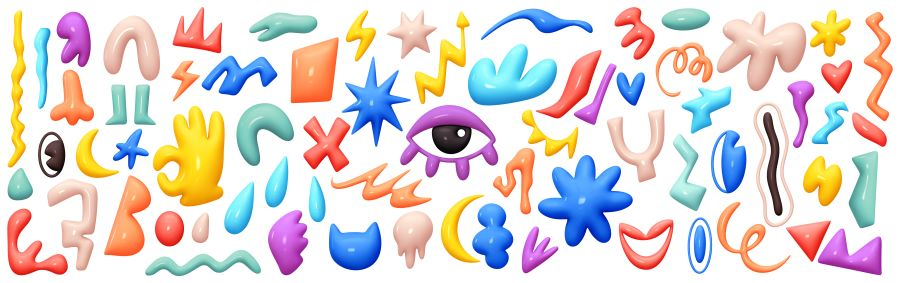
#> input picture Exercices/Data/image_05.jpg, 900 x 283 px, found by its file name
$ python 02_09_redimensionner_une_image.py
#> lines starting #> are read from the running program, lines starting #| are printed output that depends on the picture
import numpy as np
import cv2

img = cv2.imread("..\\..\\Data\\image_05.jpg",1)
#> img is the input picture: shape (283, 900, 3); mean B, G, R 212.7, 214.7, 223.2


img_half = cv2.resize(img, (0,0), fx=0.5, fy=0.5)
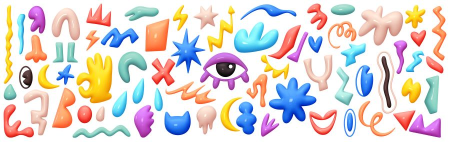
#> img_half: shape (142, 450, 3); mean B, G, R 212.9, 214.9, 223.5
h,w,c = img.shape
#> h = 283; w = 900; c = 3
img_stretch = cv2.resize(img, (w, 3 * h))
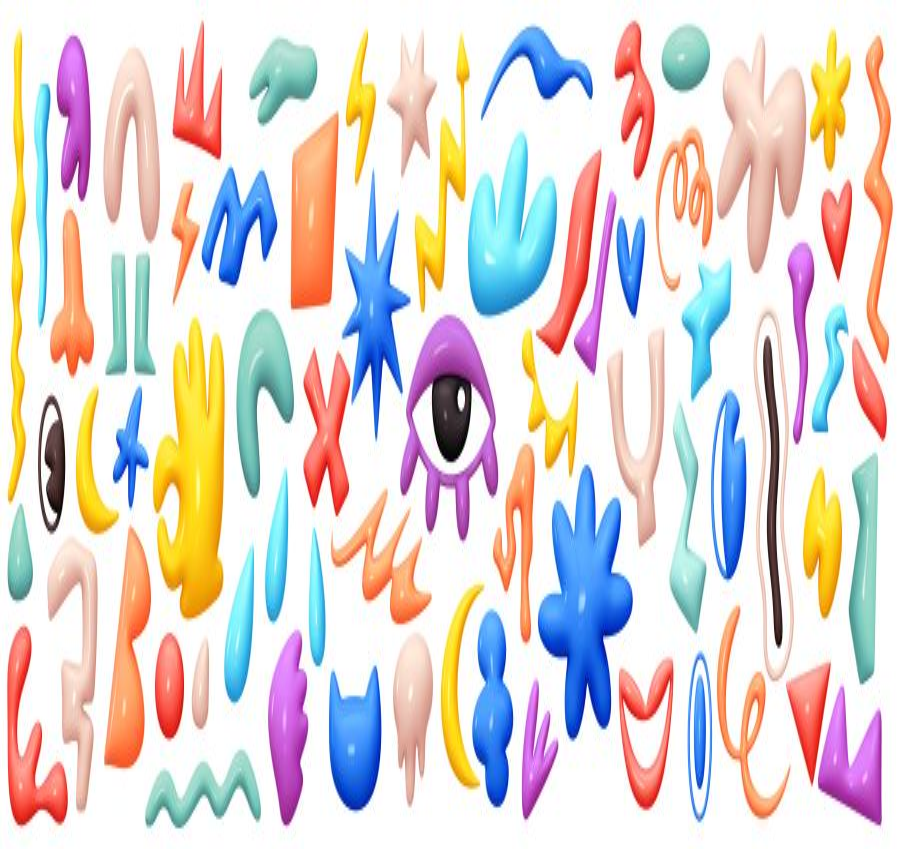
#> img_stretch: shape (849, 900, 3); mean B, G, R 212.6, 214.6, 223.2

cv2.imshow("Image",img)
cv2.imshow("Half",img_half)
cv2.imshow("Stretch",img_stretch)


cv2.waitKey(0)
cv2.destroyAllWindows()

$ run again, with Exercices/Data/image_00.jpg copied over Exercices/Data/image_05.jpg
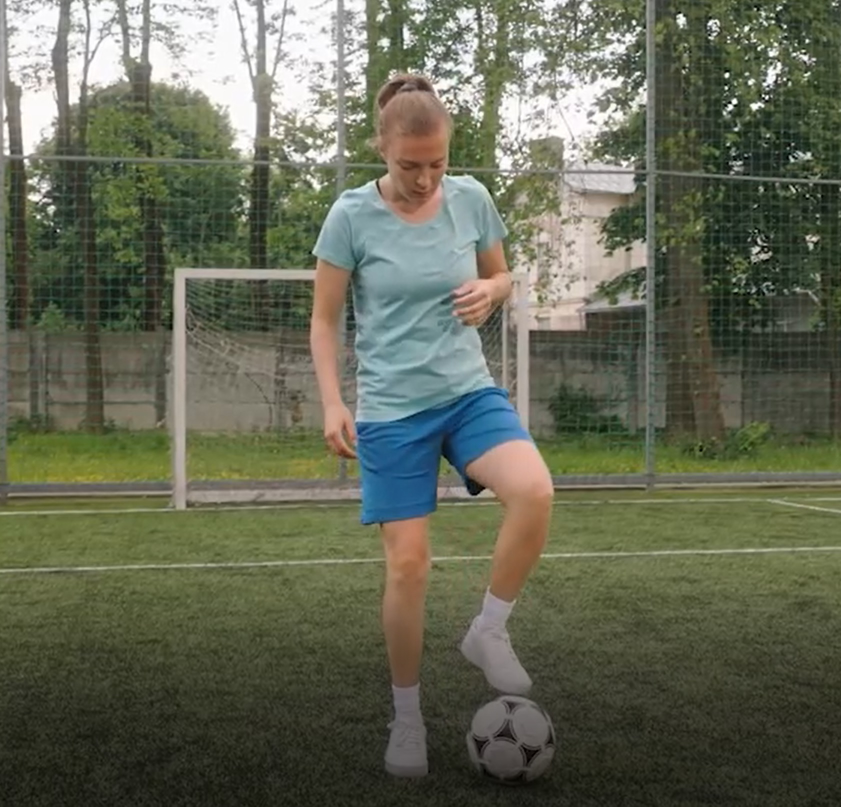
#> input picture Exercices/Data/image_00.jpg, 1682 x 1613 px, found by its file name (shown at 1/2 size)
#> img is the input picture: shape (1613, 1682, 3); mean B, G, R 85.4, 103.7, 100.1
#> `img_half = cv2.resize(img, (0,0), fx=0.5, fy=0.5)`:
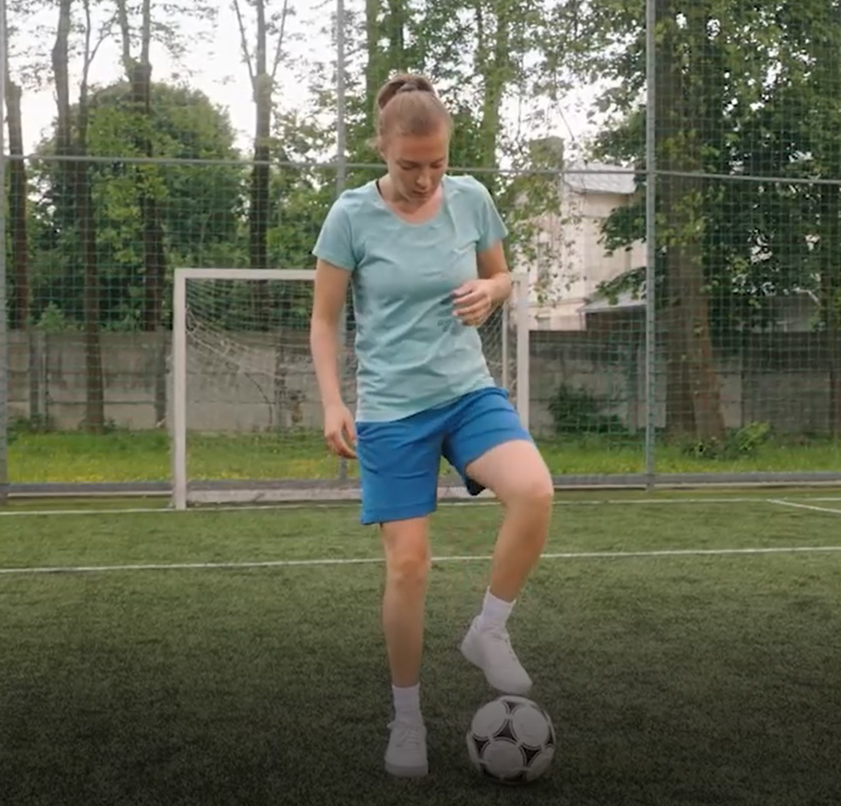
#> img_half: shape (806, 841, 3); mean B, G, R 85.6, 103.9, 100.3
#> `img_stretch = cv2.resize(img, (w, 3 * h))`:
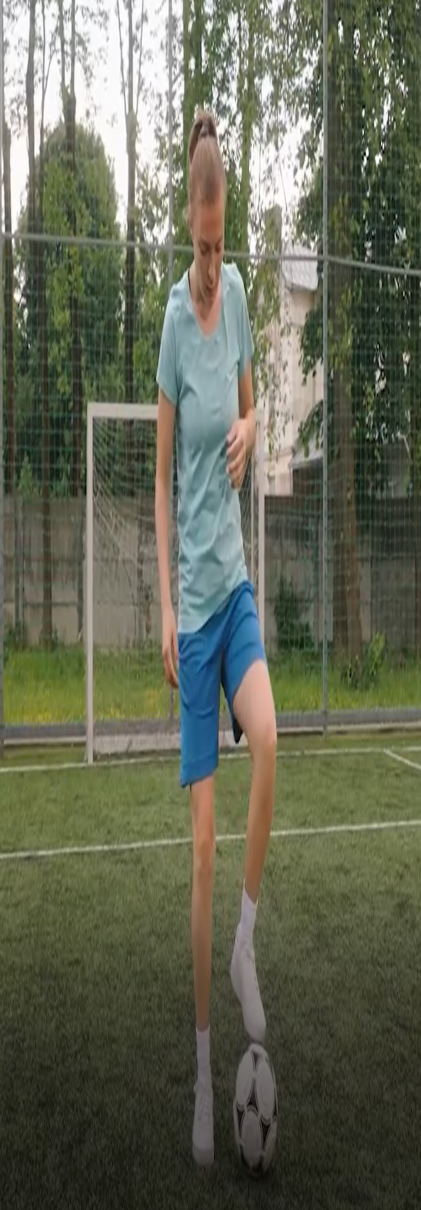
#> img_stretch: shape (4839, 1682, 3) (shown at 1/4 size); mean B, G, R 85.3, 103.7, 100

$ run again, with Exercices/Data/image_01.jpg copied over Exercices/Data/image_05.jpg
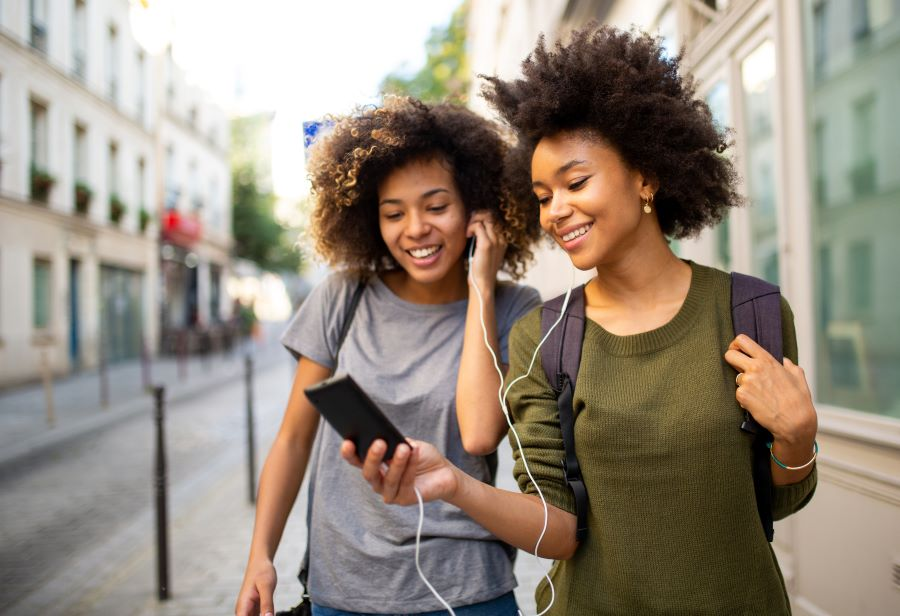
#> input picture Exercices/Data/image_01.jpg, 900 x 616 px, found by its file name
#> img is the input picture: shape (616, 900, 3); mean B, G, R 125.8, 138.9, 149.8
#> `img_stretch = cv2.resize(img, (w, 3 * h))`:
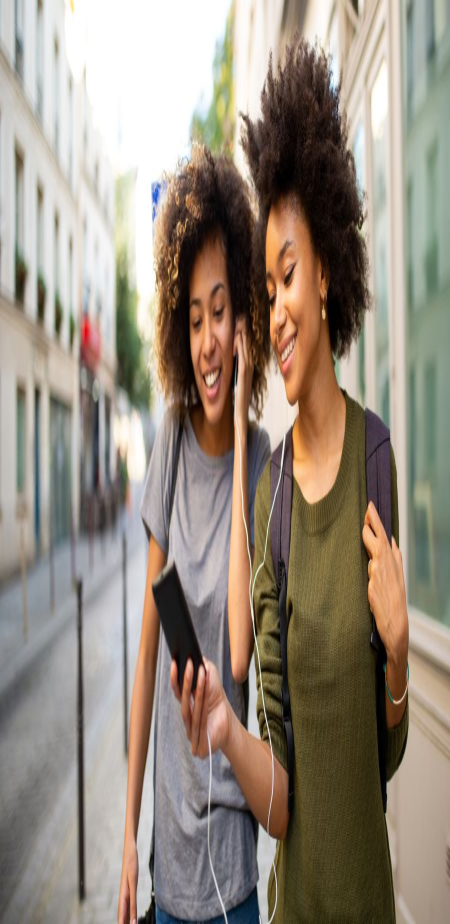
#> img_stretch: shape (1848, 900, 3) (shown at 1/2 size); mean B, G, R 125.7, 138.9, 149.7

$ run again, with Exercices/Data/image_02.jpg copied over Exercices/Data/image_05.jpg
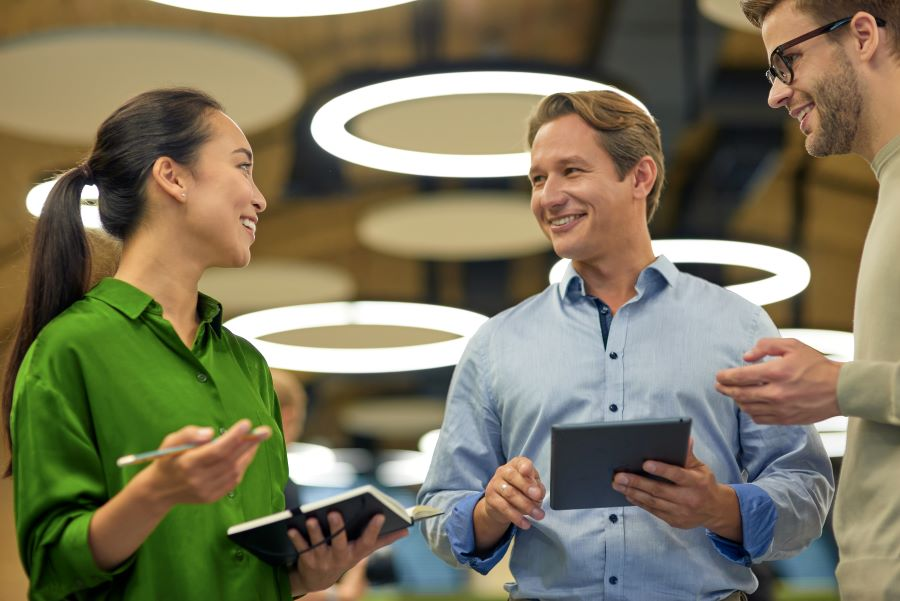
#> input picture Exercices/Data/image_02.jpg, 900 x 601 px, found by its file name
#> img is the input picture: shape (601, 900, 3); mean B, G, R 92.5, 117.4, 123.1
#> `img_half = cv2.resize(img, (0,0), fx=0.5, fy=0.5)`:
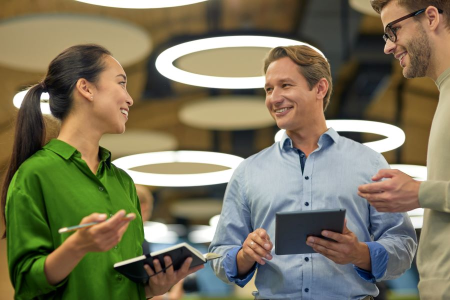
#> img_half: shape (300, 450, 3); mean B, G, R 92.7, 117.5, 123.3
#> `img_stretch = cv2.resize(img, (w, 3 * h))`:
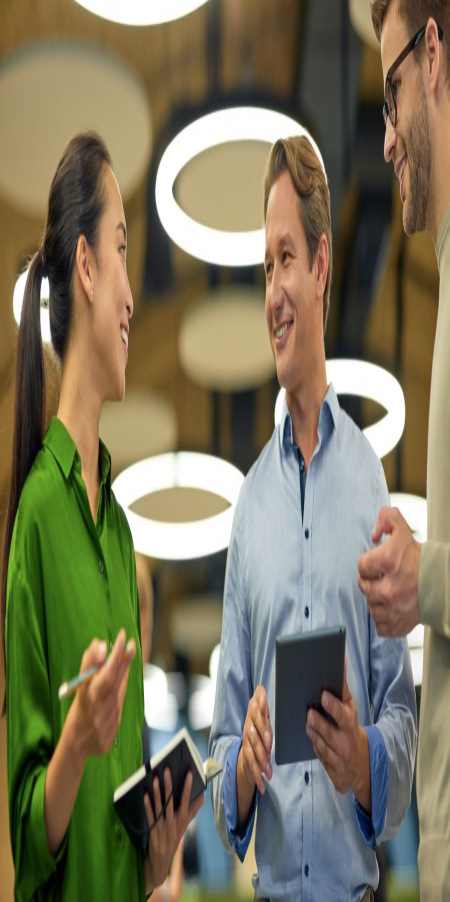
#> img_stretch: shape (1803, 900, 3) (shown at 1/2 size); mean B, G, R 92.4, 117.3, 123.1
